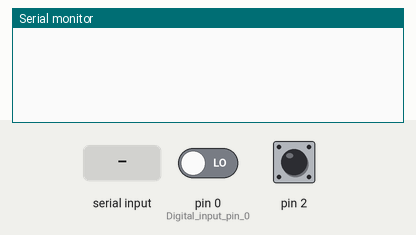
A sketch run on a simulated Arduino Leonardo, built with avr-gcc and run on an emulated ATmega32U4. On the bench: the last lines printed to the serial monitor. Inputs (shaded band) come from the test bench; at power-on: pin 0 (Digital_input_pin_0) LOW, pin 2 HIGH.

Above: at 1.2 s.
1.3 s: "ws\n" received over Serial
At 2.1 s:
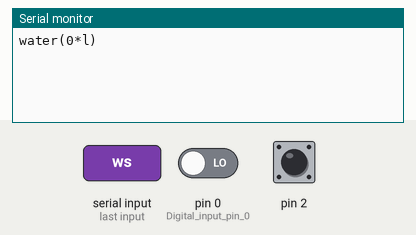
2.8 s: byte 10 ('\n') received over Serial
At 3.2 s:
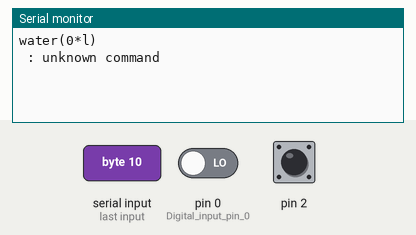
4.3 s: "gs\n" received over Serial
At 5.5 s:
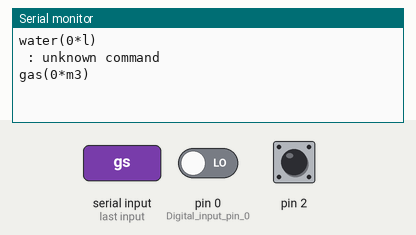
5.8 s: "err\n" received over Serial
At 6.7 s:
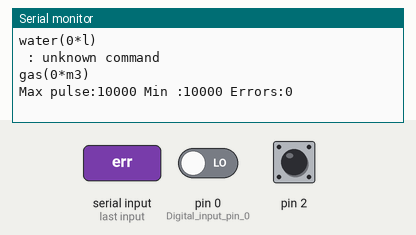

Measured:
- after the input at 1.3 s, the serial monitor: prints a new line at once (image 1)
- after the input at 2.8 s, the serial monitor: prints a new line at once (image 2)
- after the input at 4.3 s, the serial monitor: prints a new line at once (image 3)
- after the input at 5.8 s, the serial monitor: prints a new line at once (image 4)

The sketch:

poolmeters_gaswater.old.ino
```cpp
/* 08/03/16 Louviaux Jean-Marc - meterN communication app example for pulses meters */
// Gas & Water

String inputString = ""; // Input String
char charVal[8]; // convert float to an array of char
String str_out = ""; // convert char values into string

// Counters to be updated
unsigned long countW = 0;
unsigned long countG = 0;

// Keeping track of the timing of recent interrupts for electrical and water meters
unsigned long last_int_timeW = 0;

// Use a digital input for the gas meter. It will measure a valid pulse width
unsigned long low_timeG = 0;
// error log and smalest monitor gas pulse time width
unsigned int gpw = 10000;
unsigned int gpmin = 10000;
// count gas errors
unsigned long err_timeG = 0;

int gasInputState = 0; // Current state of gas input
int lastgasInputState = 0; // Previous state

// Meter live values and states
unsigned long now = 0;
float gas = 0;
float water = 0;
int state_W = 0;
int state_G = 0;

/*
Arduino Leonardo, digital pin layout :

 Board    int.0  int.1  int.2  int.3
 Pin          3      2      0      1
 */

void setup() {
  attachInterrupt(1, KirqW, FALLING); // Interrupt 1, pin 2 => Water meter
  pinMode(0, INPUT); // Digital input pin 0. Lower priority => Gas meter

  //Serial.begin(115200); // fast serial
  Serial.begin(921600); // Really fast serial
  while (!Serial) {
    ; // Needed for Leonardo only
  }
}

void loop() {
  if (state_G == 1 || state_W == 1) {
    now = millis();
    if (now - low_timeG > 30000) { // Clear gas meter state after 30secs
      state_G = 0;
    }
    if (now - last_int_timeW > 8000) { // Clear water state after 8secs
      state_W = 0;
    }
  }
  // My gas meter don't use the interrupt method to avoid parasitic pulses
  gasInputState = digitalRead(0); // read the input pin
  if (gasInputState != lastgasInputState) { // compare to its previous state
    now = millis();

    // My gas IR barrier sensor is low when it detect the reflective part. A pulse should last at least 300ms
    if (gasInputState == HIGH && now - low_timeG >= 300 ) { // valid
      state_G = 1;  // On
      if (now - low_timeG < gpw) {
        gpw = now - low_timeG;
      }
      countG++;
    }
    else { // gas error
      if (now - low_timeG < gpmin) {
        gpmin = now - low_timeG;
      }
      err_timeG++;
    }
    if (gasInputState == LOW) {
      low_timeG = now;
    }
  }
  lastgasInputState = gasInputState; // save the current state

    if (Serial.available()) {
    char inChar = (char)Serial.read();
    if (inChar == '\n') {
      if (inputString == "ws") { // Water state
        String str_out = String(state_W);
        Serial.println("water(" + str_out + "*l)");
      }
      else if (inputString == "gs") { // Gas state
        String str_out = String(state_G);
        Serial.println("gas(" + str_out + "*m3)");
      }
      else if (inputString == "rwater") {
        String str_out = String(countW); // Ratio 1 pulse per liter
        countW = 0;
        Serial.println("water(" + str_out + "*l)");
      }
      else if (inputString == "rgas") {
        gas = (float)countG / 100; // Ratio 1 pulse per 1/100m3
        dtostrf(gas ,4, 2, charVal);
        String str_out(charVal);
        countG = 0;
        Serial.println("gas(" + str_out + "*m3)");
      }
      else if (inputString == "err") {
        String str_out = "Max pulse:";
        str_out += String(gpw);
        str_out += " Min :";
        str_out += String(gpmin);
        str_out += " Errors:";
        str_out += String(err_timeG);
        Serial.println(str_out);
        err_timeG = 0;
        gpw = 10000;
        gpmin= 10000;
      }
      else {
        Serial.print(inputString);
        Serial.println(" : unknown command");
      }
      inputString = "";
    }
    else {
      if (inputString.length() < 10) { // Command limited to 10 chars
        inputString += inChar;
      }
    }
  }
  //delay(50); // little breath
}

// Interrupt routines for electrical and water meters

// Water
void KirqW() {
  now = millis();
  if (now - last_int_timeW > 1000) // At least 1s between a liter
  {
    countW++;
    state_W = 1;
  }
  last_int_timeW = now;
}
```
